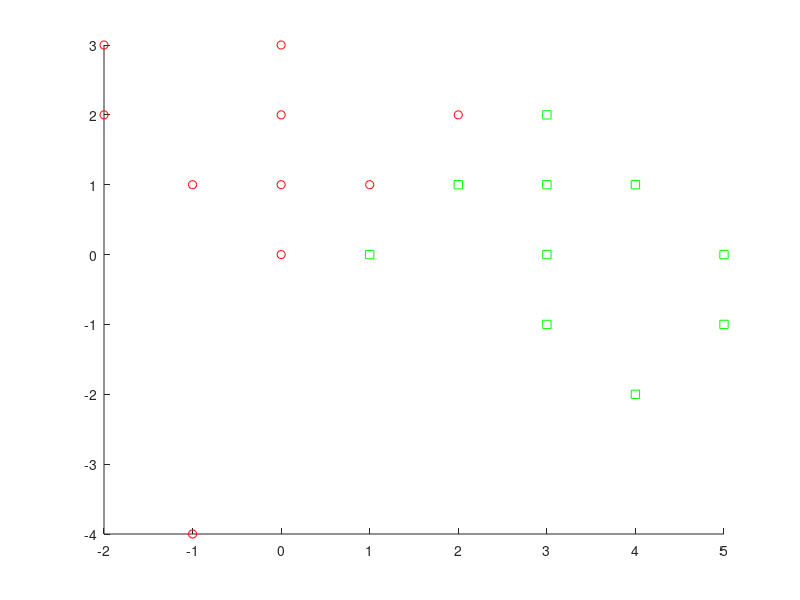

The MATLAB script that drew this image: (Note: this script raises an error after producing the figure.)
x=[-2 2;-2 3;-1 1;-1 -4;0 0;0 1;0 2;0 3;1 0; 1 1;2 1;2 2;3 -1;3 0;3 1;3 2;4 -2;4 1;5 -1;5 0];
d=[-1,-1,-1,-1,-1,-1,-1,-1,1,-1,1,-1,1,1,1,1,1,1,1,1];
hold on
[s1,s2]=size(x);
for i=1:s1
    if d(i)==-1 
        plot(x(i,1),x(i,2),'or');
    else
        plot(x(i,1),x(i,2),'sg');
    end
end
w=[0,0];
nr=100;
u=0.005;
while nr>0
    sum=0;
    for i=1:s1
        xi=[x(i,:)]';
        y=w*xi;
        sum=sum+(d(i)-y)*x(i,:);
    end
    w=w+u*sum;
    nr=nr-1;
end
plotpc(w,0);
hold off